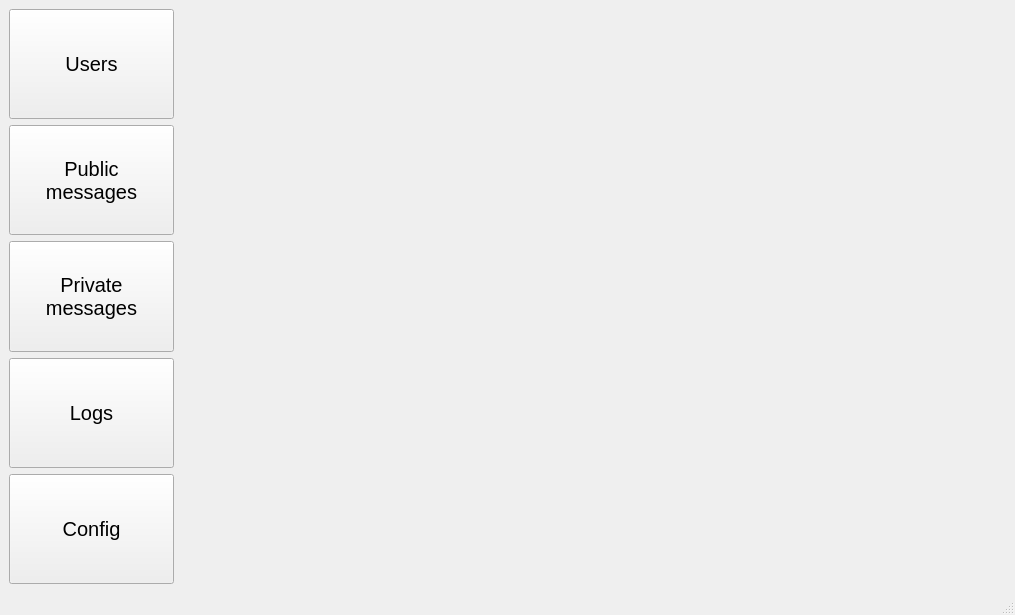
<?xml version="1.0" encoding="UTF-8"?>
<ui version="4.0">
 <class>MainWindow</class>
 <widget class="QMainWindow" name="MainWindow">
  <property name="geometry">
   <rect>
    <x>0</x>
    <y>0</y>
    <width>1015</width>
    <height>615</height>
   </rect>
  </property>
  <property name="windowTitle">
   <string>MainWindow</string>
  </property>
  <widget class="QWidget" name="centralwidget">
   <layout class="QHBoxLayout" name="horizontalLayout" stretch="1,5">
    <item>
     <layout class="QVBoxLayout" name="verticalLayout">
      <item>
       <widget class="QPushButton" name="userListButton">
        <property name="sizePolicy">
         <sizepolicy hsizetype="Minimum" vsizetype="Minimum">
          <horstretch>0</horstretch>
          <verstretch>0</verstretch>
         </sizepolicy>
        </property>
        <property name="font">
         <font>
          <pointsize>15</pointsize>
         </font>
        </property>
        <property name="text">
         <string>Users</string>
        </property>
       </widget>
      </item>
      <item>
       <widget class="QPushButton" name="pubMsgListButton">
        <property name="sizePolicy">
         <sizepolicy hsizetype="Minimum" vsizetype="Minimum">
          <horstretch>0</horstretch>
          <verstretch>0</verstretch>
         </sizepolicy>
        </property>
        <property name="font">
         <font>
          <pointsize>15</pointsize>
         </font>
        </property>
        <property name="text">
         <string>Public
messages</string>
        </property>
       </widget>
      </item>
      <item>
       <widget class="QPushButton" name="pvtMsgListButton">
        <property name="sizePolicy">
         <sizepolicy hsizetype="Minimum" vsizetype="Minimum">
          <horstretch>0</horstretch>
          <verstretch>0</verstretch>
         </sizepolicy>
        </property>
        <property name="font">
         <font>
          <pointsize>15</pointsize>
         </font>
        </property>
        <property name="text">
         <string>Private
messages</string>
        </property>
       </widget>
      </item>
      <item>
       <widget class="QPushButton" name="logListButton">
        <property name="sizePolicy">
         <sizepolicy hsizetype="Minimum" vsizetype="Minimum">
          <horstretch>0</horstretch>
          <verstretch>0</verstretch>
         </sizepolicy>
        </property>
        <property name="font">
         <font>
          <pointsize>15</pointsize>
         </font>
        </property>
        <property name="text">
         <string>Logs</string>
        </property>
       </widget>
      </item>
      <item>
       <widget class="QPushButton" name="configButton">
        <property name="sizePolicy">
         <sizepolicy hsizetype="Minimum" vsizetype="Minimum">
          <horstretch>0</horstretch>
          <verstretch>0</verstretch>
         </sizepolicy>
        </property>
        <property name="font">
         <font>
          <pointsize>15</pointsize>
         </font>
        </property>
        <property name="text">
         <string>Config</string>
        </property>
       </widget>
      </item>
     </layout>
    </item>
    <item>
     <widget class="QStackedWidget" name="stackedWidget">
      <widget class="UserListWidget" name="userWidget"/>
      <widget class="MsgListWidget" name="msgWidget"/>
     </widget>
    </item>
   </layout>
  </widget>
  <widget class="QMenuBar" name="menubar">
   <property name="geometry">
    <rect>
     <x>0</x>
     <y>0</y>
     <width>1015</width>
     <height>19</height>
    </rect>
   </property>
  </widget>
  <widget class="QStatusBar" name="statusbar"/>
 </widget>
 <customwidgets>
  <customwidget>
   <class>UserListWidget</class>
   <extends>QWidget</extends>
   <header>userlistwidget.h</header>
   <container>1</container>
  </customwidget>
  <customwidget>
   <class>MsgListWidget</class>
   <extends>QWidget</extends>
   <header>msglistwidget.h</header>
   <container>1</container>
  </customwidget>
 </customwidgets>
 <resources/>
 <connections/>
</ui>
